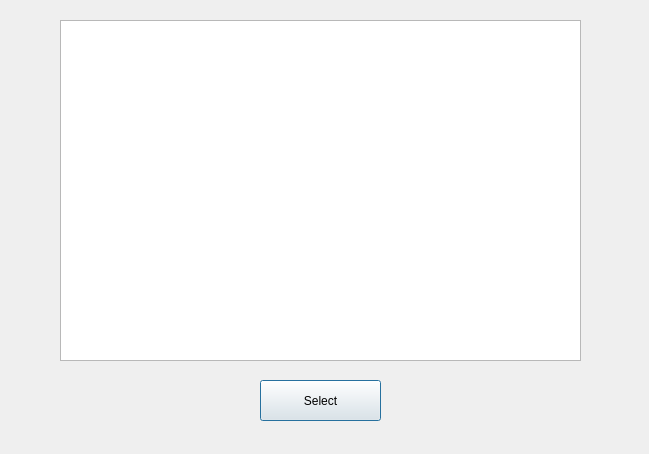
<?xml version="1.0" encoding="UTF-8"?>
<ui version="4.0">
 <class>pomodorochoosingwindow</class>
 <widget class="QDialog" name="pomodorochoosingwindow">
  <property name="geometry">
   <rect>
    <x>0</x>
    <y>0</y>
    <width>649</width>
    <height>454</height>
   </rect>
  </property>
  <property name="windowTitle">
   <string>Dialog</string>
  </property>
  <widget class="QTableWidget" name="tableWidget">
   <property name="geometry">
    <rect>
     <x>60</x>
     <y>20</y>
     <width>521</width>
     <height>341</height>
    </rect>
   </property>
  </widget>
  <widget class="QPushButton" name="pushButton">
   <property name="geometry">
    <rect>
     <x>260</x>
     <y>380</y>
     <width>121</width>
     <height>41</height>
    </rect>
   </property>
   <property name="text">
    <string>Select</string>
   </property>
  </widget>
 </widget>
 <resources/>
 <connections/>
</ui>
